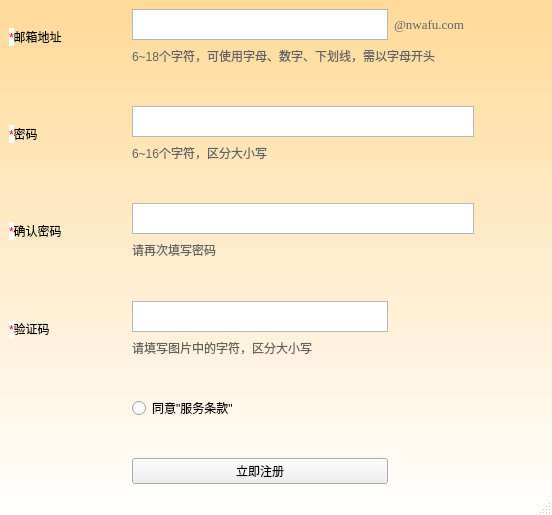
<?xml version="1.0" encoding="UTF-8"?>
<ui version="4.0">
 <class>newuser</class>
 <widget class="QMainWindow" name="newuser">
  <property name="geometry">
   <rect>
    <x>0</x>
    <y>0</y>
    <width>552</width>
    <height>515</height>
   </rect>
  </property>
  <property name="windowTitle">
   <string>注册新账号</string>
  </property>
  <property name="styleSheet">
   <string notr="true">#newuser{background-color: qlineargradient(spread:pad, x1:0, y1:0, x2:0, y2:1, stop:0 rgba(255, 218, 153, 255), stop:1 rgba(255, 255, 255, 255));}


</string>
  </property>
  <property name="tabShape">
   <enum>QTabWidget::Rounded</enum>
  </property>
  <widget class="QWidget" name="centralwidget">
   <property name="styleSheet">
    <string notr="true"/>
   </property>
   <layout class="QHBoxLayout" name="horizontalLayout">
    <item>
     <layout class="QGridLayout" name="gridLayout_2">
      <item row="6" column="2" colspan="2">
       <widget class="QTextEdit" name="textEdit_3">
        <property name="maximumSize">
         <size>
          <width>16777215</width>
          <height>31</height>
         </size>
        </property>
       </widget>
      </item>
      <item row="9" column="1">
       <spacer name="horizontalSpacer_4">
        <property name="orientation">
         <enum>Qt::Horizontal</enum>
        </property>
        <property name="sizeHint" stdset="0">
         <size>
          <width>40</width>
          <height>20</height>
         </size>
        </property>
       </spacer>
      </item>
      <item row="8" column="2">
       <spacer name="verticalSpacer_3">
        <property name="orientation">
         <enum>Qt::Vertical</enum>
        </property>
        <property name="sizeHint" stdset="0">
         <size>
          <width>20</width>
          <height>40</height>
         </size>
        </property>
       </spacer>
      </item>
      <item row="4" column="2" colspan="2">
       <widget class="QLabel" name="label_22">
        <property name="palette">
         <palette>
          <active>
           <colorrole role="WindowText">
            <brush brushstyle="SolidPattern">
             <color alpha="255">
              <red>100</red>
              <green>100</green>
              <blue>100</blue>
             </color>
            </brush>
           </colorrole>
          </active>
          <inactive>
           <colorrole role="WindowText">
            <brush brushstyle="SolidPattern">
             <color alpha="255">
              <red>100</red>
              <green>100</green>
              <blue>100</blue>
             </color>
            </brush>
           </colorrole>
          </inactive>
          <disabled>
           <colorrole role="WindowText">
            <brush brushstyle="SolidPattern">
             <color alpha="255">
              <red>120</red>
              <green>120</green>
              <blue>120</blue>
             </color>
            </brush>
           </colorrole>
          </disabled>
         </palette>
        </property>
        <property name="text">
         <string>6~16个字符，区分大小写</string>
        </property>
       </widget>
      </item>
      <item row="0" column="3">
       <widget class="QLabel" name="label_com">
        <property name="minimumSize">
         <size>
          <width>80</width>
          <height>0</height>
         </size>
        </property>
        <property name="maximumSize">
         <size>
          <width>16777215</width>
          <height>31</height>
         </size>
        </property>
        <property name="palette">
         <palette>
          <active>
           <colorrole role="WindowText">
            <brush brushstyle="SolidPattern">
             <color alpha="255">
              <red>100</red>
              <green>100</green>
              <blue>100</blue>
             </color>
            </brush>
           </colorrole>
          </active>
          <inactive>
           <colorrole role="WindowText">
            <brush brushstyle="SolidPattern">
             <color alpha="255">
              <red>100</red>
              <green>100</green>
              <blue>100</blue>
             </color>
            </brush>
           </colorrole>
          </inactive>
          <disabled>
           <colorrole role="WindowText">
            <brush brushstyle="SolidPattern">
             <color alpha="255">
              <red>120</red>
              <green>120</green>
              <blue>120</blue>
             </color>
            </brush>
           </colorrole>
          </disabled>
         </palette>
        </property>
        <property name="font">
         <font>
          <family>Times New Roman</family>
          <pointsize>10</pointsize>
         </font>
        </property>
        <property name="text">
         <string>@nwafu.com</string>
        </property>
       </widget>
      </item>
      <item row="9" column="2">
       <widget class="QTextEdit" name="textEdit_5">
        <property name="maximumSize">
         <size>
          <width>16777215</width>
          <height>31</height>
         </size>
        </property>
       </widget>
      </item>
      <item row="1" column="2" colspan="2">
       <widget class="QLabel" name="label_11">
        <property name="palette">
         <palette>
          <active>
           <colorrole role="WindowText">
            <brush brushstyle="SolidPattern">
             <color alpha="255">
              <red>100</red>
              <green>100</green>
              <blue>100</blue>
             </color>
            </brush>
           </colorrole>
          </active>
          <inactive>
           <colorrole role="WindowText">
            <brush brushstyle="SolidPattern">
             <color alpha="255">
              <red>100</red>
              <green>100</green>
              <blue>100</blue>
             </color>
            </brush>
           </colorrole>
          </inactive>
          <disabled>
           <colorrole role="WindowText">
            <brush brushstyle="SolidPattern">
             <color alpha="255">
              <red>120</red>
              <green>120</green>
              <blue>120</blue>
             </color>
            </brush>
           </colorrole>
          </disabled>
         </palette>
        </property>
        <property name="text">
         <string>6~18个字符，可使用字母、数字、下划线，需以字母开头</string>
        </property>
       </widget>
      </item>
      <item row="12" column="2">
       <widget class="QRadioButton" name="radioButton">
        <property name="minimumSize">
         <size>
          <width>0</width>
          <height>20</height>
         </size>
        </property>
        <property name="text">
         <string>同意&quot;服务条款&quot;</string>
        </property>
       </widget>
      </item>
      <item row="2" column="2">
       <spacer name="verticalSpacer">
        <property name="orientation">
         <enum>Qt::Vertical</enum>
        </property>
        <property name="sizeHint" stdset="0">
         <size>
          <width>20</width>
          <height>40</height>
         </size>
        </property>
       </spacer>
      </item>
      <item row="11" column="2">
       <spacer name="verticalSpacer_4">
        <property name="orientation">
         <enum>Qt::Vertical</enum>
        </property>
        <property name="sizeHint" stdset="0">
         <size>
          <width>20</width>
          <height>40</height>
         </size>
        </property>
       </spacer>
      </item>
      <item row="13" column="2">
       <spacer name="verticalSpacer_5">
        <property name="orientation">
         <enum>Qt::Vertical</enum>
        </property>
        <property name="sizeHint" stdset="0">
         <size>
          <width>20</width>
          <height>40</height>
         </size>
        </property>
       </spacer>
      </item>
      <item row="7" column="2" colspan="2">
       <widget class="QLabel" name="label_33">
        <property name="palette">
         <palette>
          <active>
           <colorrole role="WindowText">
            <brush brushstyle="SolidPattern">
             <color alpha="255">
              <red>100</red>
              <green>100</green>
              <blue>100</blue>
             </color>
            </brush>
           </colorrole>
          </active>
          <inactive>
           <colorrole role="WindowText">
            <brush brushstyle="SolidPattern">
             <color alpha="255">
              <red>100</red>
              <green>100</green>
              <blue>100</blue>
             </color>
            </brush>
           </colorrole>
          </inactive>
          <disabled>
           <colorrole role="WindowText">
            <brush brushstyle="SolidPattern">
             <color alpha="255">
              <red>120</red>
              <green>120</green>
              <blue>120</blue>
             </color>
            </brush>
           </colorrole>
          </disabled>
         </palette>
        </property>
        <property name="text">
         <string>请再次填写密码</string>
        </property>
       </widget>
      </item>
      <item row="5" column="2">
       <spacer name="verticalSpacer_2">
        <property name="orientation">
         <enum>Qt::Vertical</enum>
        </property>
        <property name="sizeHint" stdset="0">
         <size>
          <width>20</width>
          <height>40</height>
         </size>
        </property>
       </spacer>
      </item>
      <item row="3" column="2" colspan="2">
       <widget class="QTextEdit" name="textEdit_2">
        <property name="maximumSize">
         <size>
          <width>16777215</width>
          <height>31</height>
         </size>
        </property>
       </widget>
      </item>
      <item row="6" column="1">
       <spacer name="horizontalSpacer_3">
        <property name="orientation">
         <enum>Qt::Horizontal</enum>
        </property>
        <property name="sizeHint" stdset="0">
         <size>
          <width>40</width>
          <height>20</height>
         </size>
        </property>
       </spacer>
      </item>
      <item row="0" column="2">
       <widget class="QTextEdit" name="textEdit_1">
        <property name="maximumSize">
         <size>
          <width>16777215</width>
          <height>31</height>
         </size>
        </property>
       </widget>
      </item>
      <item row="3" column="1">
       <spacer name="horizontalSpacer_2">
        <property name="orientation">
         <enum>Qt::Horizontal</enum>
        </property>
        <property name="sizeHint" stdset="0">
         <size>
          <width>40</width>
          <height>20</height>
         </size>
        </property>
       </spacer>
      </item>
      <item row="0" column="1">
       <spacer name="horizontalSpacer">
        <property name="orientation">
         <enum>Qt::Horizontal</enum>
        </property>
        <property name="sizeHint" stdset="0">
         <size>
          <width>40</width>
          <height>20</height>
         </size>
        </property>
       </spacer>
      </item>
      <item row="14" column="2">
       <widget class="QPushButton" name="pushButton">
        <property name="maximumSize">
         <size>
          <width>16777215</width>
          <height>60</height>
         </size>
        </property>
        <property name="text">
         <string>立即注册</string>
        </property>
       </widget>
      </item>
      <item row="0" column="4">
       <spacer name="horizontalSpacer_5">
        <property name="orientation">
         <enum>Qt::Horizontal</enum>
        </property>
        <property name="sizeHint" stdset="0">
         <size>
          <width>40</width>
          <height>20</height>
         </size>
        </property>
       </spacer>
      </item>
      <item row="3" column="4">
       <spacer name="horizontalSpacer_6">
        <property name="orientation">
         <enum>Qt::Horizontal</enum>
        </property>
        <property name="sizeHint" stdset="0">
         <size>
          <width>40</width>
          <height>20</height>
         </size>
        </property>
       </spacer>
      </item>
      <item row="6" column="4">
       <spacer name="horizontalSpacer_7">
        <property name="orientation">
         <enum>Qt::Horizontal</enum>
        </property>
        <property name="sizeHint" stdset="0">
         <size>
          <width>40</width>
          <height>20</height>
         </size>
        </property>
       </spacer>
      </item>
      <item row="1" column="4">
       <spacer name="horizontalSpacer_9">
        <property name="orientation">
         <enum>Qt::Horizontal</enum>
        </property>
        <property name="sizeHint" stdset="0">
         <size>
          <width>40</width>
          <height>20</height>
         </size>
        </property>
       </spacer>
      </item>
      <item row="4" column="4">
       <spacer name="horizontalSpacer_10">
        <property name="orientation">
         <enum>Qt::Horizontal</enum>
        </property>
        <property name="sizeHint" stdset="0">
         <size>
          <width>40</width>
          <height>20</height>
         </size>
        </property>
       </spacer>
      </item>
      <item row="7" column="4">
       <spacer name="horizontalSpacer_11">
        <property name="orientation">
         <enum>Qt::Horizontal</enum>
        </property>
        <property name="sizeHint" stdset="0">
         <size>
          <width>40</width>
          <height>20</height>
         </size>
        </property>
       </spacer>
      </item>
      <item row="10" column="2">
       <widget class="QLabel" name="label_55">
        <property name="minimumSize">
         <size>
          <width>0</width>
          <height>20</height>
         </size>
        </property>
        <property name="palette">
         <palette>
          <active>
           <colorrole role="WindowText">
            <brush brushstyle="SolidPattern">
             <color alpha="255">
              <red>100</red>
              <green>100</green>
              <blue>100</blue>
             </color>
            </brush>
           </colorrole>
          </active>
          <inactive>
           <colorrole role="WindowText">
            <brush brushstyle="SolidPattern">
             <color alpha="255">
              <red>100</red>
              <green>100</green>
              <blue>100</blue>
             </color>
            </brush>
           </colorrole>
          </inactive>
          <disabled>
           <colorrole role="WindowText">
            <brush brushstyle="SolidPattern">
             <color alpha="255">
              <red>120</red>
              <green>120</green>
              <blue>120</blue>
             </color>
            </brush>
           </colorrole>
          </disabled>
         </palette>
        </property>
        <property name="text">
         <string>请填写图片中的字符，区分大小写</string>
        </property>
       </widget>
      </item>
      <item row="9" column="3" rowspan="2" colspan="2">
       <layout class="QVBoxLayout" name="layout"/>
      </item>
      <item row="0" column="0" rowspan="2">
       <widget class="QLabel" name="label_1">
        <property name="text">
         <string>&lt;span style=&quot;  color:#ff0000; background-color:#ffffff;&quot;&gt;*&lt;/span&gt;邮箱地址</string>
        </property>
       </widget>
      </item>
      <item row="3" column="0" rowspan="2">
       <widget class="QLabel" name="label_2">
        <property name="text">
         <string>&lt;span style=&quot;  color:#ff0000; background-color:#ffffff;&quot;&gt;*&lt;/span&gt;密码</string>
        </property>
       </widget>
      </item>
      <item row="6" column="0" rowspan="2">
       <widget class="QLabel" name="label_3">
        <property name="text">
         <string>&lt;span style=&quot;  color:#ff0000; background-color:#ffffff;&quot;&gt;*&lt;/span&gt;确认密码</string>
        </property>
       </widget>
      </item>
      <item row="9" column="0" rowspan="2">
       <widget class="QLabel" name="label_5">
        <property name="text">
         <string>&lt;span style=&quot;  color:#ff0000; background-color:#ffffff;&quot;&gt;*&lt;/span&gt;验证码</string>
        </property>
       </widget>
      </item>
     </layout>
    </item>
   </layout>
  </widget>
  <widget class="QMenuBar" name="menubar">
   <property name="geometry">
    <rect>
     <x>0</x>
     <y>0</y>
     <width>552</width>
     <height>23</height>
    </rect>
   </property>
  </widget>
  <widget class="QStatusBar" name="statusbar"/>
 </widget>
 <resources/>
 <connections/>
</ui>
